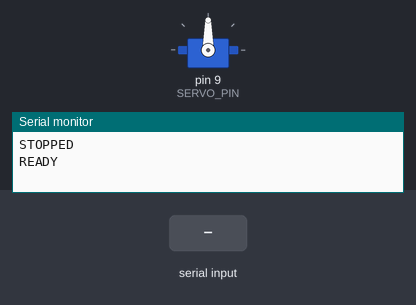
Bench run of a sketch on a simulated Arduino Uno, built with avr-gcc and run on an emulated ATmega328P. Parts: servo, the last lines printed to the serial monitor. The inputs (shaded band) are chosen by the test bench.

Above: at 1.5 s.
1.6 s: "R" received over Serial
At 2.2 s:
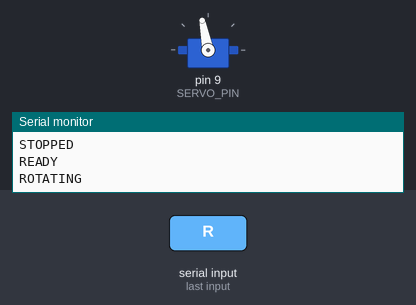
3.1 s: "S" received over Serial
At 4.3 s:
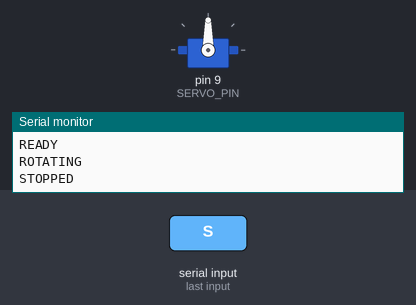
4.6 s: "r" received over Serial
At 5.6 s:
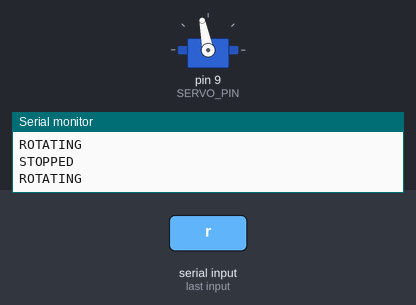
Timing chart, 0 to 14.1 s (numbered marks = the images above; inputs shaded):
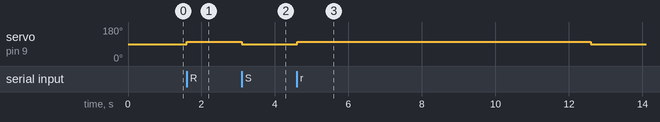

The sketch:

turntable_serial_servo.ino
```cpp
#include <Servo.h>

// Connect the FS90R signal wire to Arduino D9.
// Connect servo red to external 5V and brown/black to ground. Share ground with Arduino.
const byte SERVO_PIN = 9;

// The FS90R rotates continuously. Around 1500 us stops it; offsets set direction and speed.
// If it creeps at rest, adjust STOP_US in 5 us steps and test again.
const int STOP_US = 1500;
const int RUN_US = 1600;

// Stop after eight seconds even if the browser disconnects.
const unsigned long FAILSAFE_MS = 8000;

Servo turntableServo;
bool isRunning = false;
unsigned long startedAt = 0;

void setup() {
  Serial.begin(9600);
  turntableServo.attach(SERVO_PIN, 700, 2300);
  stopMotor();
  delay(300);
  Serial.println("READY");
}

void loop() {
  while (Serial.available() > 0) {
    char command = Serial.read();

    if (command == 'R' || command == 'r') {
      startMotor();
    } else if (command == 'S' || command == 's') {
      stopMotor();
    }
  }

  if (isRunning && millis() - startedAt >= FAILSAFE_MS) {
    stopMotor();
    Serial.println("FAILSAFE_STOP");
  }
}

void startMotor() {
  turntableServo.writeMicroseconds(RUN_US);
  isRunning = true;
  startedAt = millis();
  Serial.println("ROTATING");
}

void stopMotor() {
  turntableServo.writeMicroseconds(STOP_US);
  isRunning = false;
  Serial.println("STOPPED");
}
```

Measured:
- after the input at 1.6 s, servo on pin 9 (SERVO_PIN): 90° → 101° at once
- after the input at 3.1 s, servo on pin 9 (SERVO_PIN): 101° → 90° at once
- after the input at 4.6 s, servo on pin 9 (SERVO_PIN): 90° → 101° at once, → 90° 8.0 s later
